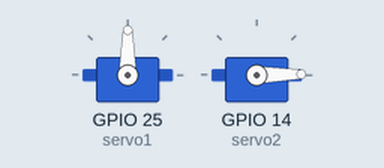
Recording of a sketch running on a simulated ESP32. Parts: 2 × servo.

Above: at 0.05 s.
At 1.55 s:
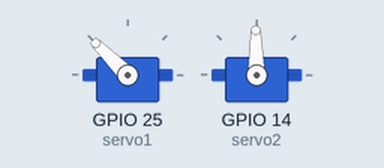
At 3.1 s:
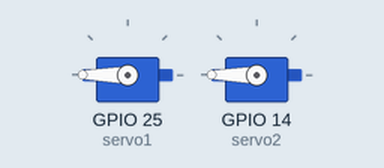
At 6.2 s:
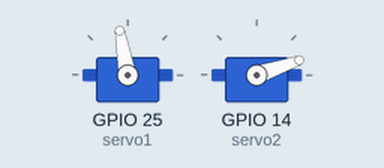
Timing chart, 0 to 9.1 s (numbered marks = the images above):
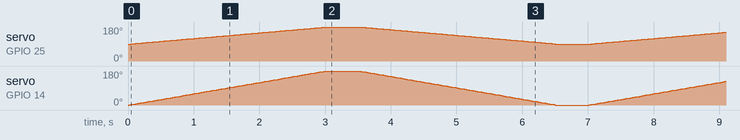

The sketch:

servo_motor.ino
```cpp
#include <Servo.h>

Servo servo1;  // Create first servo object for tilt
Servo servo2;  // Create second servo object for pan

unsigned long MOVING_TIME = 3000; // Moving time in milliseconds (3 seconds)
unsigned long moveStartTime;
int startTiltAngle = 90;  // Starting angle for tilt (servo1)
int stopTiltAngle  = 180;  // Stopping angle for tilt (servo1)
int startPanAngle = 0;    // Starting angle for pan (servo2)
int stopPanAngle  = 180;  // Stopping angle for pan (servo2)

void setup() {
  servo1.attach(25);  // Attach the first servo to pin 14 (for tilt)
  servo2.attach(14);  // Attach the second servo to pin 25 (for pan)

  servo1.write(startTiltAngle);  // Initialize the tilt servo to start angle
  servo2.write(startPanAngle);   // Initialize the pan servo to start angle

  moveStartTime = millis();  // Start timing the movement
}

void loop() {
  unsigned long progress = millis() - moveStartTime;  // Time passed since movement started

  if (progress <= MOVING_TIME) {
    // Calculate the current angle based on the progress for both servos
    long currentTiltAngle = map(progress, 0, MOVING_TIME, startTiltAngle, stopTiltAngle);
    long currentPanAngle = map(progress, 0, MOVING_TIME, startPanAngle, stopPanAngle);

    // Set the servo positions
    servo1.write(currentTiltAngle);
    servo2.write(currentPanAngle);
  } else {
    // When movement is complete, reverse the direction for the next loop
    delay(500);  // Wait before reversing direction
    moveStartTime = millis();  // Restart movement timer
    int tempTilt = startTiltAngle;
    startTiltAngle = stopTiltAngle;
    stopTiltAngle = tempTilt;

    int tempPan = startPanAngle;
    startPanAngle = stopPanAngle;
    stopPanAngle = tempPan;
  }
}
```
